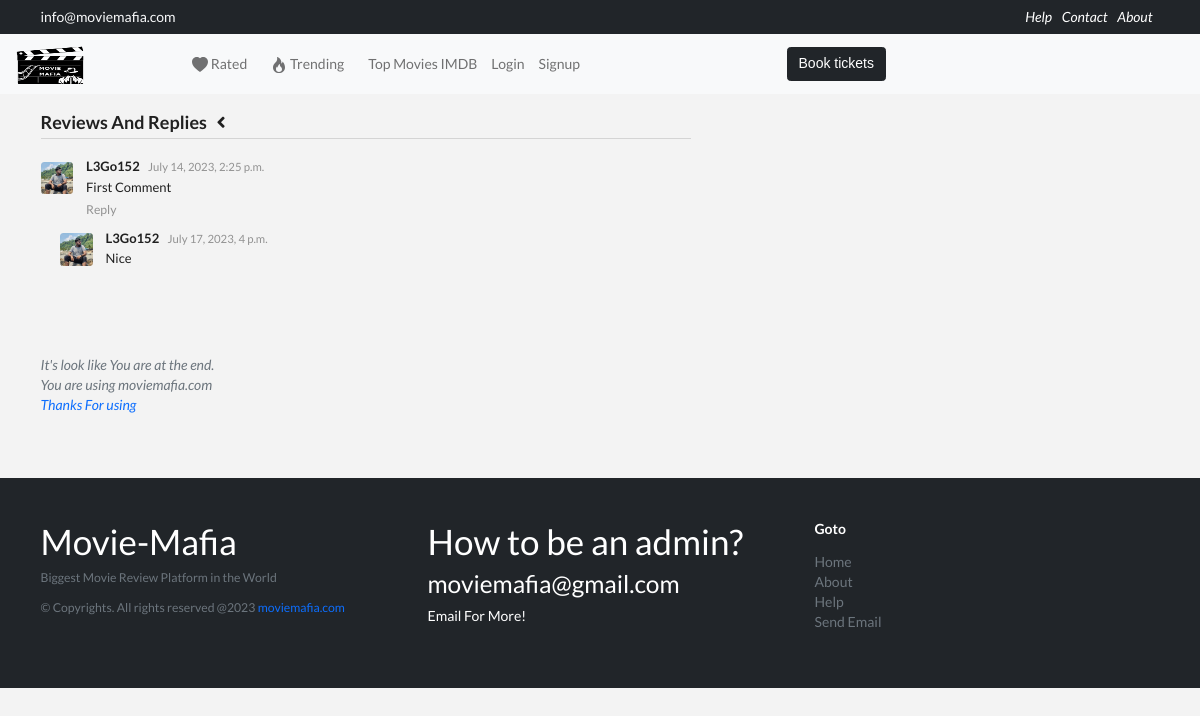
The page /4/replies/ on the database its author committed.
### movie/models.py (models this page shows, shortened)
class Review(models.Model):
    user = models.ForeignKey(Profile, on_delete=models.CASCADE)
    post = models.ForeignKey(Movie, on_delete=models.CASCADE)
    body = models.TextField(max_length=300)
    liked = models.ManyToManyField(
        Profile, default=None, related_name='likesr', blank=True)
    updated = models.DateTimeField(auto_now=True)
    created = models.DateTimeField(auto_now_add=True)
    class Meta:
        ordering = ['-created']

class Reply(models.Model):
    user = models.ForeignKey(Profile, on_delete=models.CASCADE)
    comment = models.ForeignKey(Review, on_delete=models.CASCADE)
    body = models.TextField(max_length=300)
    liked = models.ManyToManyField(
        Profile, default=None, related_name='likerep', blank=True)
    updated = models.DateTimeField(auto_now=True)
    created = models.DateTimeField(auto_now_add=True)
    class Meta:
        ordering = ['-created']

### profiles/models.py (models this page shows, shortened)
class Profile(models.Model):
    name = models.CharField(max_length=200, blank=True)
    user = models.OneToOneField(User, on_delete=models.CASCADE)
    avatar = models.ImageField(default='avatar.png', upload_to='avatars/')
    country = models.CharField(
        max_length=15, choices=countryChoice, default="UNITED STATES")
    phoneNum = models.BigIntegerField(default=880)
    updated = models.DateTimeField(auto_now=True)
    created = models.DateTimeField(auto_now_add=True)

### accounts/models.py (models this page shows, shortened)
class User(AbstractBaseUser, PermissionsMixin):
    username = models.CharField(max_length=255, unique=True, db_index=True)
    email = models.EmailField(max_length=255, unique=True, db_index=True)
    is_verified = models.BooleanField(default=False)
    is_active = models.BooleanField(default=True)
    is_staff = models.BooleanField(default=False)
    created_at = models.DateTimeField(auto_now_add=True)
    updated_at = models.DateTimeField(auto_now=True)
    USERNAME_FIELD = 'email'
    REQUIRED_FIELDS = ['username', ]
    objects = UserManager()

### movie/views.py (the view)
# urls.py: path('<pk>/replies/',seeReplies, name='see-replies'),
def seeReplies(request, pk):
    review = Review.objects.get(id=pk)
    allReplies = review.reply_set.all()
    context = {
        "review": review,
        "allReplies": allReplies,
    }
    return render(request, 'allReplies.html', context)

### movie/templates/allReplies.html (shortened to what this page needs)
{% extends 'base.html' %} {% block content %}
<div class="container">
  <div class="ui small comments">
    <h3 class="ui dividing header">
      Reviews And Replies
      <div class="visible content">
        <a href="#" onclick="history.back()" >
          <i class="angle left icon"></i>
        </a>
      </div>
    </h3>
    <div class="comment">
      <a class="avatar">
        <img src="{{review.user.avatar.url}}" />
      </a>
      <div class="content">
        <a class="author">{{review.user.user.username}}</a>
        <div class="metadata">
          <span class="date">{{review.created}}</span>
        </div>
        <div class="text">
          <p>{{review.body}}</p>
        </div>
        <form
          id=""
          action="{% url 'reply-comment' review.id  %}"
          method="POST"
          class="ui form"
        >
          <div class="actions">
            <a id="replyButton-{{review.id}}" class="replyClass">Reply</a>
          </div>
        </form>
      </div>
      {% for reply in allReplies %}
      <div class="comments">
        <div class="comment">
          <a class="avatar">
            <img src="{{reply.user.avatar.url}}" />
          </a>
          <div class="content">
            <a class="author">{{reply.user.user.username}}</a>
            <div class="metadata">
              <span class="date">{{reply.created}}</span>
            </div>
            <div class="text">{{reply.body}}</div>
          </div>
        </div>
      </div>
      {% endfor %}
    </div>
  </div>
</div>
{% endblock content %}

### templates/main/footer.html (style rules this page uses)
a { color: inherit; text-decoration: none; transition: all 0.3s; }
body, html { height: 100%; }

### rows shown on the page
Review: user.avatar (picture), user.user.username "L3Go152", created "July 14, 2023, 2:25 p.m.", body "First Comment"
Reply: user.avatar (picture), user.user.username "L3Go152", created "July 17, 2023, 4 p.m.", body "Nice"
